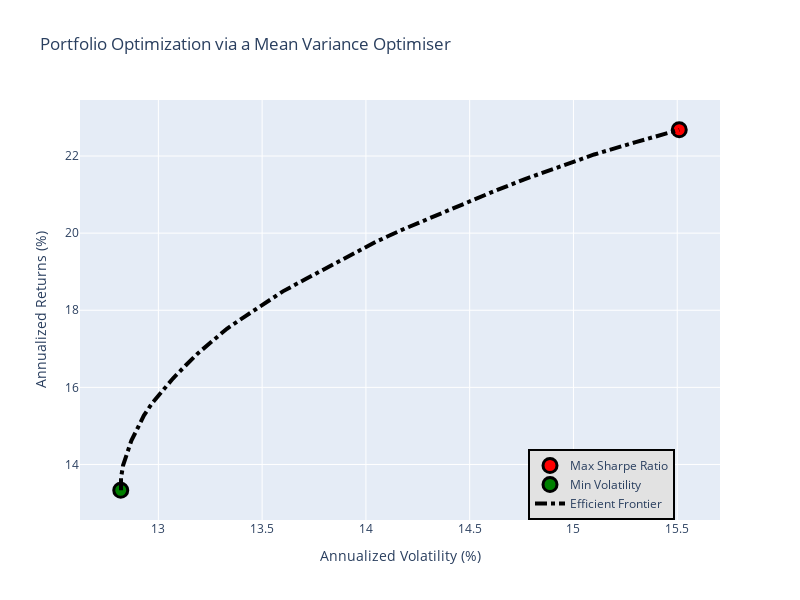

Notebook code for this chart:
### Code cell
EF_graph(meanReturns, covMatrix)

### Figure 1 — Plotly figure (JSON) as saved in the notebook; plotly's stock layout.template omitted (floating-point values rounded to 4 significant figures)
{"data": [{"marker": {"color": "red", "line": {"color": "black", "width": 3}, "size": 14}, "mode": "markers", "name": "Max Sharpe Ratio", "type": "scatter", "x": [15.51], "y": [22.68]}, {"marker": {"color": "green", "line": {"color": "black", "width": 3}, "size": 14}, "mode": "markers", "name": "Min Volatility", "type": "scatter", "x": [12.82], "y": [13.33]}, {"line": {"color": "black", "dash": "dashdot", "width": 4}, "mode": "lines", "name": "Efficient Frontier", "type": "scatter", "x": [12.82, 12.82, 12.83, 12.85, 12.87, 12.9, 12.93, 12.97, 13.02, 13.07, 13.13, 13.19, 13.26, 13.33, 13.42, 13.51, 13.6, 13.71, 13.82, 13.93, 14.05, 14.18, 14.32, 14.46, 14.61, 14.76, 14.93, 15.1, 15.3, 15.51], "y": [13.33, 13.65, 13.98, 14.3, 14.62, 14.94, 15.27, 15.59, 15.91, 16.23, 16.56, 16.88, 17.2, 17.52, 17.85, 18.17, 18.49, 18.81, 19.13, 19.46, 19.78, 20.1, 20.42, 20.75, 21.07, 21.39, 21.71, 22.04, 22.36, 22.68]}], "layout": {"height": 600, "legend": {"bgcolor": "#E2E2E2", "bordercolor": "black", "borderwidth": 2, "traceorder": "normal", "x": 0.7, "y": 0}, "showlegend": true, "title": {"text": "Portfolio Optimization via a Mean Variance Optimiser"}, "width": 800, "xaxis": {"title": {"text": "Annualized Volatility (%)"}}, "yaxis": {"title": {"text": "Annualized Returns (%)"}}}}
